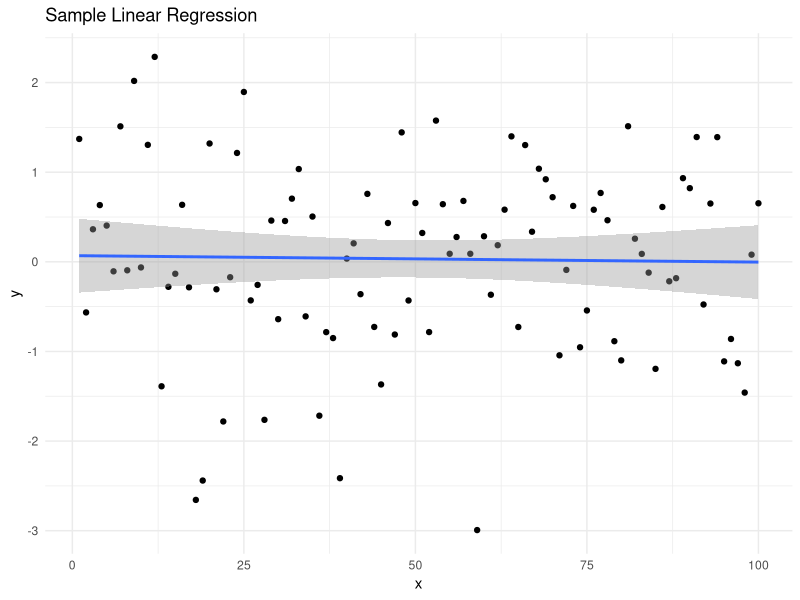

This chart was generated by the following R code: (Note: this script raises an error after producing the figure.)
# Load required libraries
#renv::restore()

library(ggplot2)
library(readr)

# Generate some sample data
set.seed(42)
data <- data.frame(
  x = 1:100,
  y = rnorm(100, mean = 0, sd = 1)
)

# Create a plot
p <- ggplot(data, aes(x = x, y = y)) +
  geom_point() +
  geom_smooth(method = "lm") +
  labs(title = "Sample Linear Regression") +
  theme_minimal()

# Save the plot
ggsave("results/output_plot.png", p, width = 8, height = 6)

# Save the data
write_csv(data, "results/output_data.csv")
